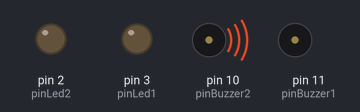
Simulated run of this sketch. Board: Arduino Uno, built with avr-gcc and run on an emulated ATmega328P. Parts: output pins drawn as LEDs (lit = HIGH), buzzer (waves = sounding, pin HIGH). What the sketch prints to the serial monitor is not drawn.

Above: at 0.85 s.
At 5.75 s:
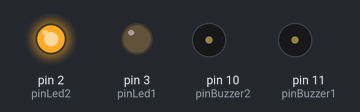
At 8.2 s:
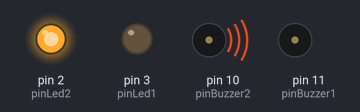
At 10.6 s:
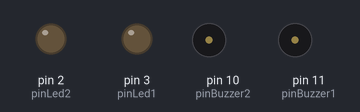
Timing chart, 0 to 12.6 s (numbered marks = the images above):
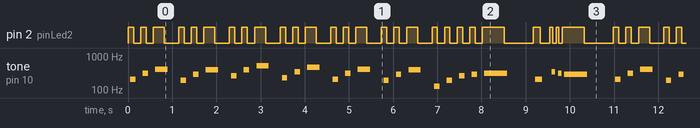

Measured:
- by itself, pin 2 (pinLed2): moves between LOW and HIGH, repeating every 11.0 s
- by itself, tone on pin 10 (pinBuzzer2): plays 207 Hz for 0.12 s, 310 Hz for 0.12 s, 414 Hz for 0.28 s, 196 Hz for 0.12 s, 293 Hz for 0.12 s, 391 Hz for 0.28 s … (320 notes in this stretch)

The sketch:

Strongerthatyou.ino
```cpp
// ---------------- Notas Musicales ----------------- //
// Octava 0
#define LA0 27
#define LAB0 29
#define SI0 31
#define DOB1 31

// Octava 1
#define DO1 33
#define DOS1 35
#define REB1 35
#define RE1 37
#define RES1 39
#define MIB1 39
#define MI1 41
#define FAB1 41
#define FA1 44
#define FAS1 46
#define SOLB1 46
#define SOL1 49
#define SOLS1 52
#define LAB1 52
#define LA1 55
#define LAS1 58
#define SIB1 58
#define SI1 62
#define DOB2 62

// Octava 2
#define DO2 65
#define DOS2 69
#define REB2 69
#define RE2 73
#define RES2 78
#define MIB2 78
#define MI2 82
#define FAB2 82
#define FA2 87
#define FAS2 93
#define SOLB2 93
#define SOL2 98
#define SOLS2 104
#define LAB2 104
#define LA2 110
#define LAS2 117
#define SIB2 117
#define SI2 123
#define DOB3 123

// Octava 3
#define DO3 131
#define DOS3 139
#define REB3 139
#define RE3 147
#define RES3 156
#define MIB3 156
#define MI3 165
#define FAB3 165
#define FA3 175
#define FAS3 185
#define SOLB3 185
#define SOL3 196
#define SOLS3 208
#define LAB3 208
#define LA3 220
#define LAS3 233
#define SIB3 233
#define SI3 247
#define DOB4 247

// Octava 4
#define DO4 262
#define DOS4 277
#define REB4 277
#define RE4 294
#define RES4 311
#define MIB4 311
#define MI4 330
#define FAB4 330
#define FA4 349
#define FAS4 370
#define SOLB4 370
#define SOL4 392
#define SOLS4 415
#define LAB4 415
#define LA4 440
#define LAS4 466
#define SIB4 466
#define SI4 494
#define DOB5 494

// Octava 5
#define DO5 523
#define DOS5 554
#define REB5 554
#define RE5 587
#define RES5 622
#define MIB5 622
#define MI5 659
#define FAB5 659
#define FA5 698
#define FAS5 740
#define SOLB5 740
#define SOL5 784
#define SOLS5 831
#define LAB5 831
#define LA5 880
#define LAS5 932
#define SIB5 932
#define SI5 988
#define DOB6 988

// Octava 6
#define DO6 1047
#define DOS6 1109
#define REB6 1109
#define RE6 1175
#define RES6 1245
#define MIB6 1245
#define MI6 1319
#define FAB6 1319
#define FA6 1397
#define FAS6 1480
#define SOLB6 1480
#define SOL6 1568
#define SOLS6 1661
#define LAB6 1661
#define LA6 1760
#define LAS6 1865
#define SIB6 1865
#define SI6 1976
#define DOB7 1976

// Octava 7
#define DO7 2093
#define DOS7 2217
#define REB7 2217
#define RE7 2349
#define RES7 2489
#define MIB7 2489
#define MI7 2637
#define FAB7 2637
#define FA7 2794
#define FAS7 2960
#define SOLB7 2960
#define SOL7 3136
#define SOLS7 3322
#define LAB7 3322
#define LA7 3520
#define LAS7 3729
#define SIB7 3729
#define SI7 3951
#define DOB8 3951

// Octava 8
#define DO8 4186

// -------------- Mi Sostenidos (extra) ---------------- //

#define MIS1 44   // MI♯1 = FA1
#define MIS2 87   // MI♯2 = FA2
#define MIS3 175  // MI♯3 = FA3
#define MIS4 349  // MI♯4 = FA4
#define MIS5 698  // MI♯5 = FA5
#define MIS6 1397 // MI♯6 = FA6
#define MIS7 2794 // MI♯7 = FA7

// ------------------------- Duracion de Notas ------------------------- //

#define REDONDA 1 // 1 duracion
#define BLANCA 2  // 1/2 duracion
#define NEGRA 4   // 1/4 duracion
#define COR 8     // 1/8 duracion
#define SCOR 16   // 1/16 duracion
#define FUSA 32   // 1/32 duracion
#define SFUSA 64  // 1/64 duracion

// Notas con puntillo (1.5x duración)
#define DOTTED_BLANCA 3  // Blanca con puntillo (2 * 1.5 = 3)
#define DOTTED_NEGRA 6   // Negra con puntillo (4 * 1.5 = 6)
#define DOTTED_COR 12    // Corchea con puntillo (8 * 1.5 = 12)
#define DOTTED_SCOR 24   // Semicorchea con puntillo (16 * 1.5 = 24)
#define DOTTED_FUSA 48   // Fusa con puntillo (32 * 1.5 = 48)

// ------------------------- Macros y Pines ----------------------------- //

#define LEN(x) (sizeof(x)/sizeof(x[0])) // Macro para el largo de una melodia
#define pinBuzzer1 11                   // Pin del Buzzer
#define pinBuzzer2 10                   // Pin del Buzzer
#define pinLed1 3                        // Pin del Led
#define pinLed2 2

// ----------------------- Melodias y Tiempos -------------------------- //
// Melodia 1 --> Mano Derecha
// Armaduras de la melodia: LAB, SIB, MIB
const int melody1[] PROGMEM = {
    LAB4, SOL4,
    DO5, SIB4, SOL5,
    DO5, RE5,
    MIB5,
    LAB3, FA4, MIB4, RE4,

    DO4, 0, RE4, RE4, FA4, SOL4, RE4,
    LAB3, FA4, SOL4, SI4, 0, SI4,
    MIB4,
    MIB4, RE5, RE4, SOL4,
    MIB4, RE4, SOL4,
    DO5, RE5,
    MIB5, 0, DO4,
};

const byte tempo1[] PROGMEM = {
    BLANCA, BLANCA,
    BLANCA, NEGRA, NEGRA,
    BLANCA, BLANCA,
    REDONDA,
    DOTTED_NEGRA, SCOR, SCOR, BLANCA,

    DOTTED_NEGRA, SCOR, SCOR, COR, COR, COR, COR,
    DOTTED_NEGRA, SCOR, SCOR, DOTTED_NEGRA, SCOR, SCOR,
    REDONDA,
    DOTTED_NEGRA, COR, DOTTED_NEGRA, COR,
    BLANCA, NEGRA, NEGRA,
    BLANCA, BLANCA,
    DOTTED_BLANCA, COR, COR,
};

// Melodia 2 --> Mano Izquierda
// Armaduras de la melodia: MIB, SIB, LAB
const int melody2[] PROGMEM = {
    LAB3, MIB4, LAB4, SOL3, RE4, SOL4,
    DO4, SOL4, DO5, SIB3, FA4, SIB4,
    LAB3, MIB4, LAB4, SOL3, RE4, SOL4,
    DO3, SOL3, DO4, RE4, MIB4,
    LAB3, FA4, MIB4, RE4,
};

const byte tempo2[] PROGMEM = {
    COR, COR, NEGRA, COR, COR, NEGRA,
    COR, COR, NEGRA, COR, COR, NEGRA,
    COR, COR, NEGRA, COR, COR, NEGRA,
    COR, COR, COR, COR, BLANCA,
    DOTTED_NEGRA, SCOR, SCOR, BLANCA,
};

// ------------------------- Logica --------------------------------- //

void setup(void) {
    Serial.begin(9600);
    pinMode(pinBuzzer1, OUTPUT);
    pinMode(pinBuzzer2, OUTPUT);
    pinMode(pinLed1, OUTPUT);
    pinMode(pinLed2, OUTPUT);
}


void loop() {
    sing();
}

void sing_duo(){
    // Determino el largo de cada melodia y identifico la mas grande
    int len1 = LEN(melody1);
    int len2 = LEN(melody2);
    int maxLen = max(len1, len2);

    for (int i = 0; i < maxLen; i++) {
        // Controla si la melodia excedio su largo, colocar silencios o nota si es el caso contrario
        int note1 = i < len1 ? pgm_read_word_near(melody1 + i) : 0;
        int note2 = i < len2 ? pgm_read_word_near(melody2 + i) : 0;

        // Controla la duracion de los silencion excedidos, o las notas si las encuentra
        int duration1 = i < len1 ? 1000 / pgm_read_byte_near(tempo1 + i) : 0;
        int duration2 = i < len2 ? 1000 / pgm_read_byte_near(tempo2 + i) : 0;

        // Determina cual de las notas dura mas
        int duration = max(duration1, duration2);

        // toca ambas notas simultáneamente
        if (note1 > 0) {
          buzz(pinBuzzer1, note1, duration1, pinLed1);
        }
        if (note2 > 0) {
          buzz(pinBuzzer2, note2, duration2, pinLed2);
        }

        int pauseBetweenNotes = duration * 1.30; // pausa entre notas
        delay(pauseBetweenNotes);

        buzz(pinBuzzer1, 0, duration1, pinLed1);
        buzz(pinBuzzer2, 0, duration2, pinLed2);
    }
}

// Metodo para reproducir una cancion
void sing(){
    Serial.println("'Determination'");
    int size = LEN(melody2); // Obtiene el tamaño de la melodia

    for (int thisNote = 0; thisNote < size; thisNote++)
    {
        // Calcula la duracion de la nota, tomando un segundo y dividiendolo entre el tipo de nota
        //e.j. 1/4 de nota = 1000 / 4, un octavo de nota = 1000/8, etc.
        int noteDuration = 1000 / pgm_read_byte_near(tempo2 + thisNote);
        buzz(pinBuzzer2, pgm_read_word_near(melody2 + thisNote), noteDuration, pinLed2);

        // Distingue las notas, pone un minimo de tiempo entre ellas
        // La duracion de la nota es + 30% donde parece funcionar bien
        int pauseBetweenNotes = noteDuration * 1.30;
        delay(pauseBetweenNotes);

        // Detiene la reproduccion de la nota:
        buzz(pinBuzzer2, 0, noteDuration, pinLed2);
    }
}

void buzz(int targetPin, long frequency, long length, int led){
    digitalWrite(led, HIGH);
    long delayValue = 1000000 / frequency / 2; // Calcula el valor del delay entre transiciones
    // 1 segundo convertido a microsegundos, dividido entre la frecuencia, entre 2
    // Hay dos fases en cada ciclo
    long numCycles = frequency * length / 1000; // Calcular el número de ciclos para una sincronización adecuada
    // Multiplica la frecuencia, que en realidad son ciclos por segundo, por el número de segundos para obtener el número total de ciclos a producir.
    for (long i = 0; i < numCycles; i++) { // Para calcular la cantidad de tiempo...
        digitalWrite(targetPin, HIGH); // Escriba el pin del zumbador en alto para empujar el diafragma hacia afuera
        delayMicroseconds(delayValue); // Espere el valor de delay calculado
        digitalWrite(targetPin, LOW); // Gire el pasador del zumbador hacia abajo para tirar hacia atrás el diafragma
        delayMicroseconds(delayValue); // Espere de nuevo o el valor de delay calculado
    }
    digitalWrite(led, LOW);
}
```
